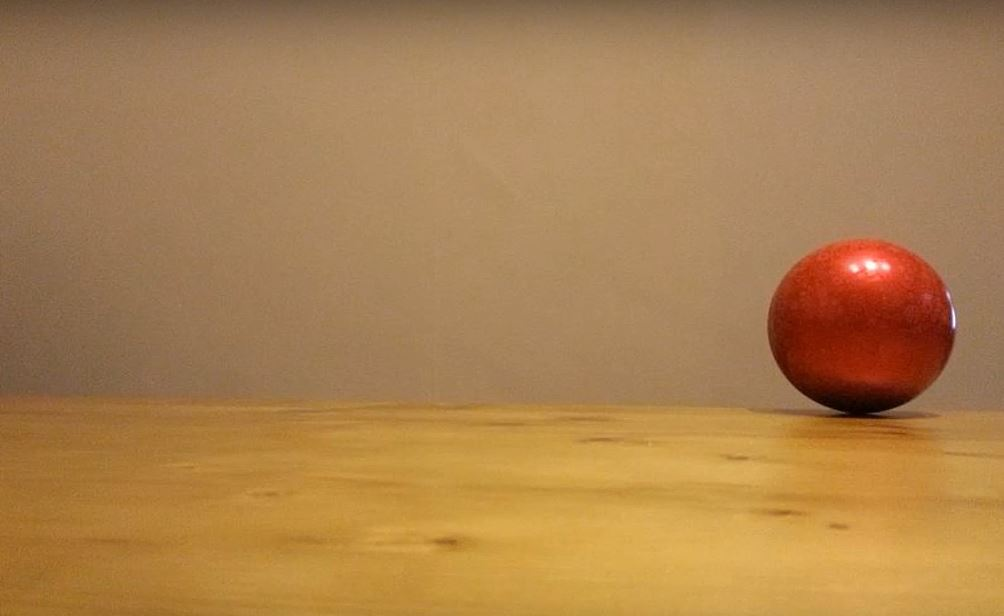
#> input picture image/red_ball.JPG, 1004 x 616 px, found by its file name
$ python example_binarization.py
#> lines starting #> are read from the running program, lines starting #| are printed output that depends on the picture; after the words box and inside, x2 and y2 are one past the last pixel; in counts of white or black regions, pixels touching at a corner belong together
import cv2


# 사용하지는 않지만 트랙바 생성에 필요한 더미함수
def nothing(x):
    pass


# 원래 생략가능하지만 윈도우창에 트랙바를 추가하기 위함
cv2.namedWindow('Binary')
cv2.createTrackbar('threshold', 'Binary', 0, 255, nothing)
cv2.setTrackbarPos('threshold', 'Binary', 127)  # 트랙바의 초기값 설정

# 컬러이미지 읽어오기
img_color = cv2.imread('red_ball.jpg', cv2.IMREAD_COLOR)
#> img_color is the input picture: shape (616, 1004, 3); mean B, G, R 79.4, 128.6, 170.5
cv2.imshow('Color', img_color)
cv2.waitKey(0)

# 그레이스케일 변환
img_gray = cv2.cvtColor(img_color, cv2.COLOR_BGR2GRAY)
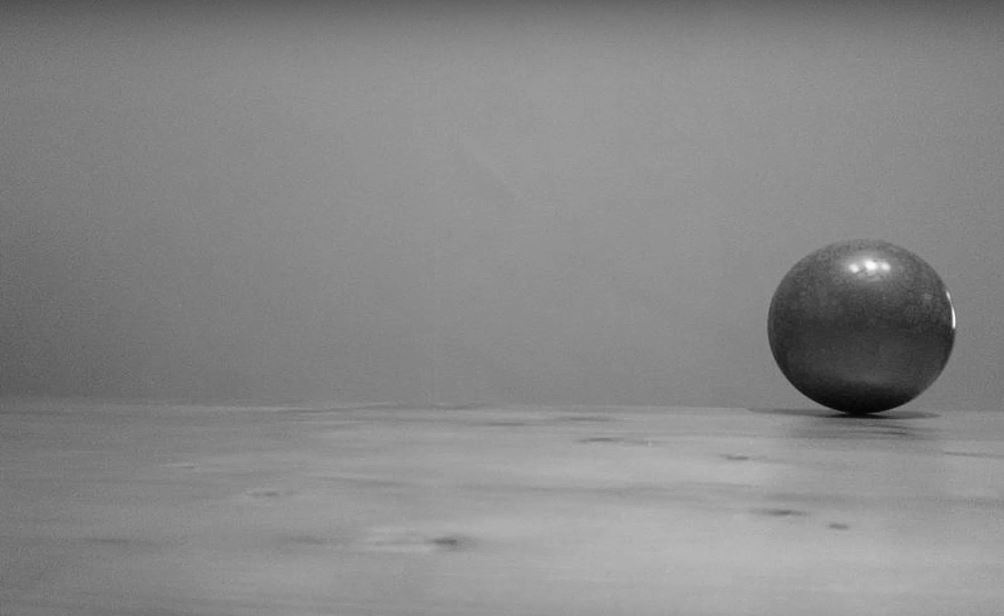
#> img_gray: shape (616, 1004); min 3, max 253, mean 135.6
cv2.imshow('Gray', img_gray)
cv2.waitKey(0)

# 트랙바를 조정하여 바로 반영하기 위한 루프
while True:
    low = cv2.getTrackbarPos('threshold', 'Binary')     # 트랙바 값을 임계값으로 설정
    # 이진화하기
    ret, img_binary = cv2.threshold(img_gray, low, 255, cv2.THRESH_BINARY)
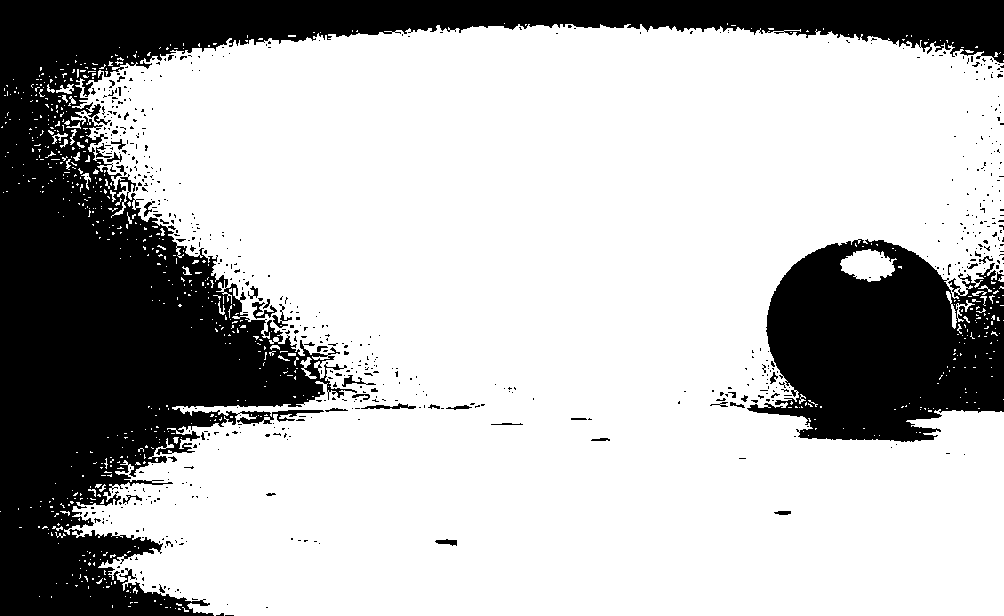
#> img_binary: shape (616, 1004); 72.1% white; 621 black regions (578 under 20 px), largest, box (x1, y1, x2, y2) and area: (0, 0, 1004, 616) 131764, (747, 239, 1004, 442) 36204, (252, 302, 277, 319) 166
#> ret = 127
    cv2.imshow('Binary', img_binary)
    if cv2.waitKey(1) & 0xFF == 27:
#> (key Esc is pressed here)
        break

cv2.destroyAllWindows()
